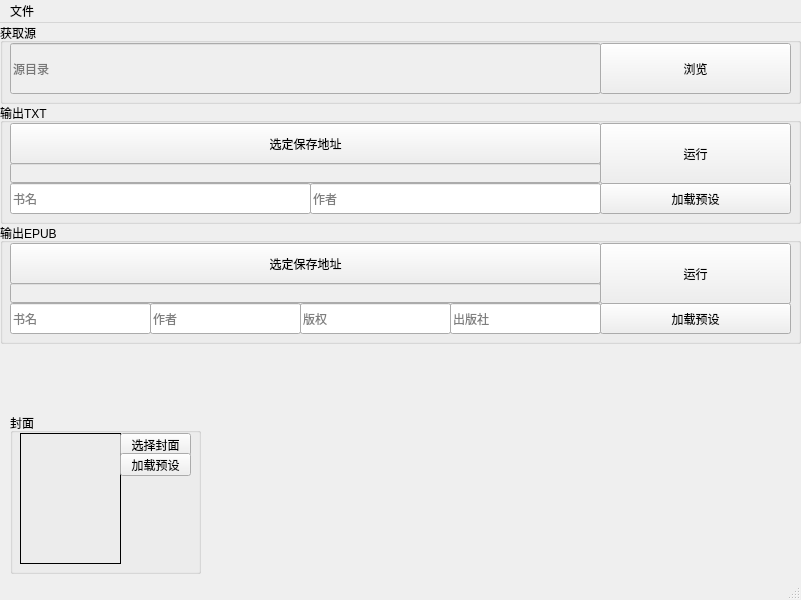
<?xml version="1.0" encoding="UTF-8"?>
<ui version="4.0">
 <class>MainWindow</class>
 <widget class="QMainWindow" name="MainWindow">
  <property name="geometry">
   <rect>
    <x>0</x>
    <y>0</y>
    <width>801</width>
    <height>600</height>
   </rect>
  </property>
  <property name="sizePolicy">
   <sizepolicy hsizetype="Fixed" vsizetype="Fixed">
    <horstretch>0</horstretch>
    <verstretch>0</verstretch>
   </sizepolicy>
  </property>
  <property name="windowTitle">
   <string>TXT合并器</string>
  </property>
  <widget class="QWidget" name="centralwidget">
   <widget class="QGroupBox" name="groupBox">
    <property name="geometry">
     <rect>
      <x>0</x>
      <y>0</y>
      <width>801</width>
      <height>81</height>
     </rect>
    </property>
    <property name="title">
     <string>获取源</string>
    </property>
    <widget class="QLineEdit" name="lineEdit_src">
     <property name="enabled">
      <bool>false</bool>
     </property>
     <property name="geometry">
      <rect>
       <x>10</x>
       <y>20</y>
       <width>591</width>
       <height>51</height>
      </rect>
     </property>
     <property name="dragEnabled">
      <bool>true</bool>
     </property>
     <property name="placeholderText">
      <string>源目录</string>
     </property>
    </widget>
    <widget class="QPushButton" name="pushButton_bsrc">
     <property name="geometry">
      <rect>
       <x>600</x>
       <y>20</y>
       <width>191</width>
       <height>51</height>
      </rect>
     </property>
     <property name="text">
      <string>浏览</string>
     </property>
    </widget>
   </widget>
   <widget class="QGroupBox" name="groupBox_2">
    <property name="geometry">
     <rect>
      <x>0</x>
      <y>200</y>
      <width>801</width>
      <height>121</height>
     </rect>
    </property>
    <property name="title">
     <string>输出EPUB</string>
    </property>
    <widget class="QLineEdit" name="lineEdit_epubadd">
     <property name="enabled">
      <bool>false</bool>
     </property>
     <property name="geometry">
      <rect>
       <x>10</x>
       <y>60</y>
       <width>591</width>
       <height>20</height>
      </rect>
     </property>
    </widget>
    <widget class="QPushButton" name="pushButton_epubb">
     <property name="geometry">
      <rect>
       <x>10</x>
       <y>20</y>
       <width>591</width>
       <height>41</height>
      </rect>
     </property>
     <property name="text">
      <string>选定保存地址</string>
     </property>
    </widget>
    <widget class="QPushButton" name="pushButton_epubrun">
     <property name="geometry">
      <rect>
       <x>600</x>
       <y>20</y>
       <width>191</width>
       <height>61</height>
      </rect>
     </property>
     <property name="text">
      <string>运行</string>
     </property>
    </widget>
    <widget class="QLineEdit" name="lineEdit_epubname">
     <property name="geometry">
      <rect>
       <x>10</x>
       <y>80</y>
       <width>141</width>
       <height>31</height>
      </rect>
     </property>
     <property name="placeholderText">
      <string>书名</string>
     </property>
    </widget>
    <widget class="QLineEdit" name="lineEdit_epubwriter">
     <property name="geometry">
      <rect>
       <x>150</x>
       <y>80</y>
       <width>151</width>
       <height>31</height>
      </rect>
     </property>
     <property name="placeholderText">
      <string>作者</string>
     </property>
    </widget>
    <widget class="QLineEdit" name="lineEdit_epubright">
     <property name="geometry">
      <rect>
       <x>300</x>
       <y>80</y>
       <width>151</width>
       <height>31</height>
      </rect>
     </property>
     <property name="placeholderText">
      <string>版权</string>
     </property>
    </widget>
    <widget class="QLineEdit" name="lineEdit_epubpub">
     <property name="geometry">
      <rect>
       <x>450</x>
       <y>80</y>
       <width>151</width>
       <height>31</height>
      </rect>
     </property>
     <property name="placeholderText">
      <string>出版社</string>
     </property>
    </widget>
    <widget class="QPushButton" name="pushButton_epubload">
     <property name="geometry">
      <rect>
       <x>600</x>
       <y>80</y>
       <width>191</width>
       <height>31</height>
      </rect>
     </property>
     <property name="text">
      <string>加载预设</string>
     </property>
    </widget>
   </widget>
   <widget class="QGroupBox" name="groupBox_3">
    <property name="geometry">
     <rect>
      <x>10</x>
      <y>390</y>
      <width>191</width>
      <height>161</height>
     </rect>
    </property>
    <property name="title">
     <string>封面</string>
    </property>
    <widget class="QLabel" name="label_img">
     <property name="geometry">
      <rect>
       <x>10</x>
       <y>20</y>
       <width>101</width>
       <height>131</height>
      </rect>
     </property>
     <property name="styleSheet">
      <string notr="true">border-width: 1px;
border-style: solid;
border-color: rgb(0, 0, 0);</string>
     </property>
     <property name="text">
      <string/>
     </property>
     <property name="scaledContents">
      <bool>true</bool>
     </property>
    </widget>
    <widget class="QPushButton" name="pushButton_bimg">
     <property name="geometry">
      <rect>
       <x>110</x>
       <y>20</y>
       <width>71</width>
       <height>23</height>
      </rect>
     </property>
     <property name="text">
      <string>选择封面</string>
     </property>
    </widget>
    <widget class="QPushButton" name="pushButton_loadimg">
     <property name="geometry">
      <rect>
       <x>110</x>
       <y>40</y>
       <width>71</width>
       <height>23</height>
      </rect>
     </property>
     <property name="text">
      <string>加载预设</string>
     </property>
    </widget>
   </widget>
   <widget class="QGroupBox" name="groupBox_4">
    <property name="geometry">
     <rect>
      <x>0</x>
      <y>80</y>
      <width>801</width>
      <height>121</height>
     </rect>
    </property>
    <property name="title">
     <string>输出TXT</string>
    </property>
    <widget class="QLineEdit" name="lineEdit_txtadd">
     <property name="enabled">
      <bool>false</bool>
     </property>
     <property name="geometry">
      <rect>
       <x>10</x>
       <y>60</y>
       <width>591</width>
       <height>20</height>
      </rect>
     </property>
    </widget>
    <widget class="QPushButton" name="pushButton_txtb">
     <property name="geometry">
      <rect>
       <x>10</x>
       <y>20</y>
       <width>591</width>
       <height>41</height>
      </rect>
     </property>
     <property name="text">
      <string>选定保存地址</string>
     </property>
    </widget>
    <widget class="QPushButton" name="pushButton_txtrun">
     <property name="geometry">
      <rect>
       <x>600</x>
       <y>20</y>
       <width>191</width>
       <height>61</height>
      </rect>
     </property>
     <property name="text">
      <string>运行</string>
     </property>
    </widget>
    <widget class="QLineEdit" name="lineEdit_txtname">
     <property name="geometry">
      <rect>
       <x>10</x>
       <y>80</y>
       <width>301</width>
       <height>31</height>
      </rect>
     </property>
     <property name="placeholderText">
      <string>书名</string>
     </property>
    </widget>
    <widget class="QLineEdit" name="lineEdit_txtwriter">
     <property name="geometry">
      <rect>
       <x>310</x>
       <y>80</y>
       <width>291</width>
       <height>31</height>
      </rect>
     </property>
     <property name="placeholderText">
      <string>作者</string>
     </property>
    </widget>
    <widget class="QPushButton" name="pushButton_txtload">
     <property name="geometry">
      <rect>
       <x>600</x>
       <y>80</y>
       <width>191</width>
       <height>31</height>
      </rect>
     </property>
     <property name="text">
      <string>加载预设</string>
     </property>
    </widget>
   </widget>
  </widget>
  <widget class="QMenuBar" name="menubar">
   <property name="geometry">
    <rect>
     <x>0</x>
     <y>0</y>
     <width>801</width>
     <height>23</height>
    </rect>
   </property>
   <widget class="QMenu" name="menu">
    <property name="title">
     <string>文件</string>
    </property>
    <addaction name="action_exit"/>
   </widget>
   <addaction name="menu"/>
  </widget>
  <widget class="QStatusBar" name="statusbar"/>
  <action name="action_exit">
   <property name="text">
    <string>退出</string>
   </property>
  </action>
 </widget>
 <resources/>
 <connections/>
</ui>
